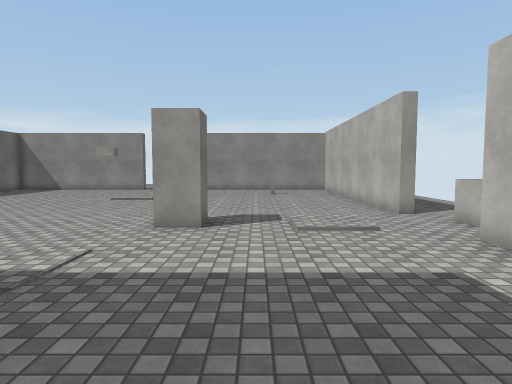
view 1 (above)

13 first-person views from a walk through a scene from a Unity 3-D project. The camera is 1.5 m above the floor, tilts 4° down and sees 75° across. Doors are open. The floor is counted in squares, 1 m on a side. Each view is taken from the middle of a square. On the plan, view 1 faces up. The plan holds only what a view shows up to about 15 squares ahead; the rest is blank. The place goes on beyond the plan. The player is left out. Some animated figures are not drawn. Surface patterns are stand-ins for the level's own textures.

view 2
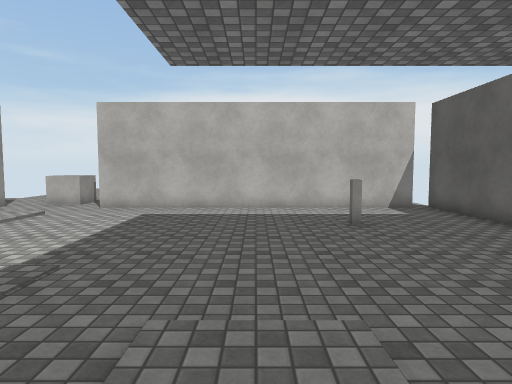

view 3
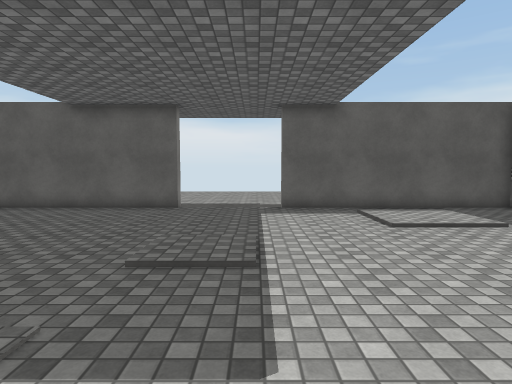

view 4
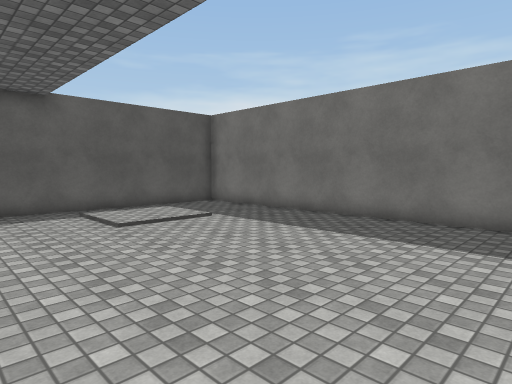

view 5
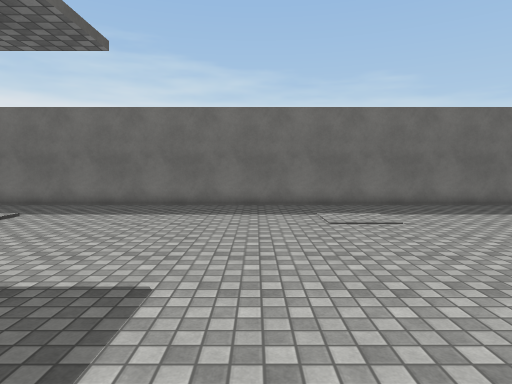

view 6
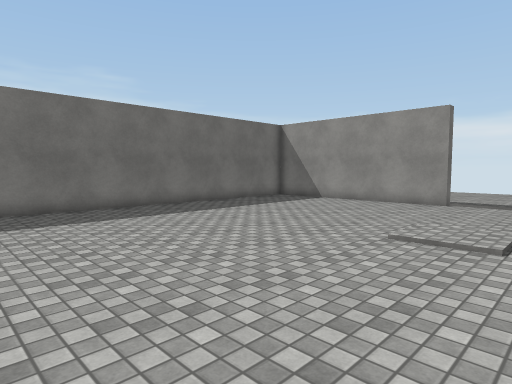

view 7
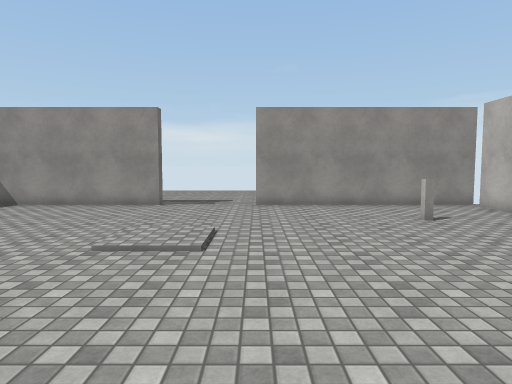

view 8
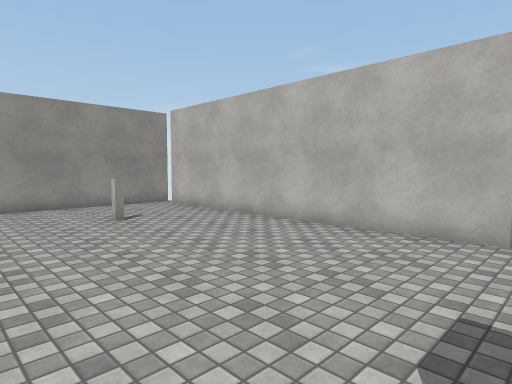

view 9
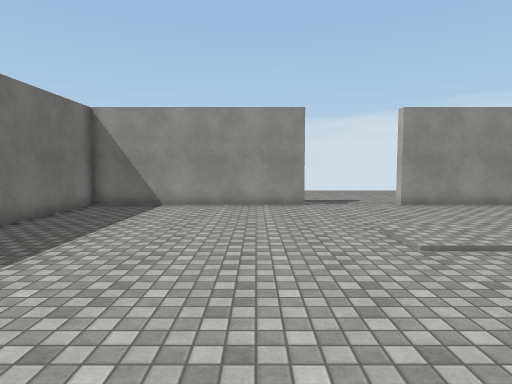

view 10
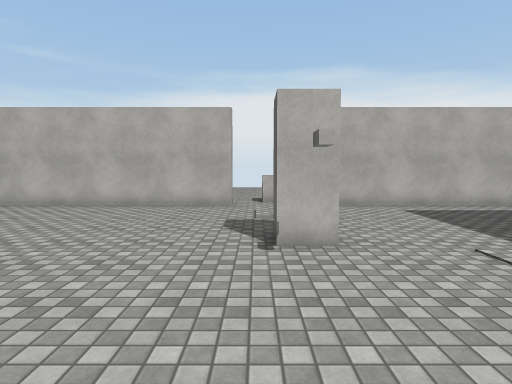

view 11
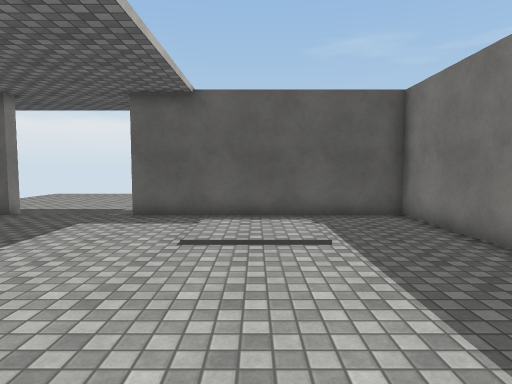

view 12
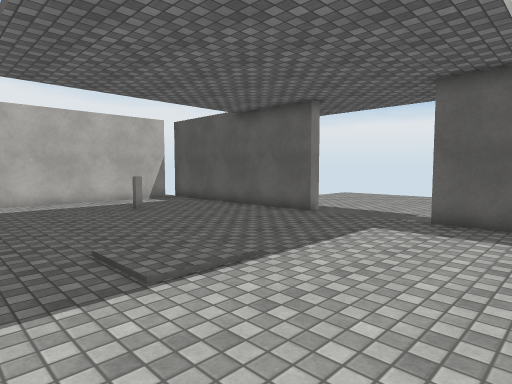

view 13
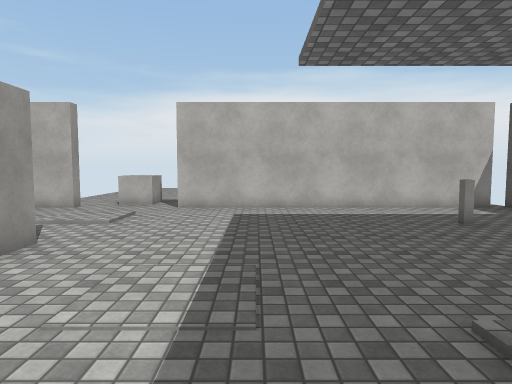

### Floor plan
Points are (right, up) in squares from view 1. A wall is a line through its corners. A room is listed if a view was taken in it or the views show most of it. See-through windows are left out.
Room 1 (views 1, 2, 3, 4, 5, 6, 7, 8, 9, 10, 11, 12, 13)
walls: (-2.6, 8.4) (-2.6, 9.6) (-1.4, 9.6) (-1.4, 8.4) (-2.6, 8.4); (4.8, 11) (4.8, 23); (-8, 23.7) (-16.8, 23.7) (-16.8, -5.8) (-8, -5.8); (-4, -5.8) (5, -5.8); (4.8, -5.1) (4.8, 7); (5.1, 23.7) (-4, 23.7)
ways out: open door at (5, 9); gap at (-8, -6); gap at (-8, 24); gap at (-4, -6); gap at (-4, 24); gap at (5, -5)

Where each view was taken, in squares from view 1:
view 1: 0 up, 0 right, facing up
view 2: 1 up, 8 left, facing right
view 3: 7 up, 7 left, facing down
view 4: 7 up, 7 left, facing down-left
view 5: 6 up, 3 left, facing left
view 6: 9 up, 4 left, facing up-left
view 7: 10 up, 4 left, facing up
view 8: 10 up, 3 left, facing up-right
view 9: 10 up, 10 left, facing up
view 10: 10 up, 9 left, facing right
view 11: 5 up, 12 left, facing down
view 12: 4 up, 11 left, facing down-right
view 13: 4 up, 8 left, facing right
